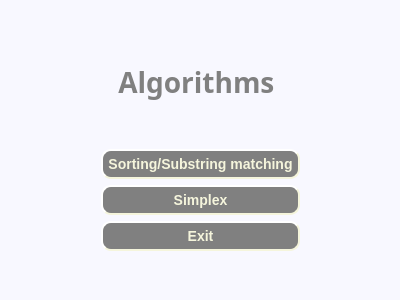
<?xml version="1.0" encoding="UTF-8"?>
<ui version="4.0">
 <class>MainMenu</class>
 <widget class="QDialog" name="MainMenu">
  <property name="geometry">
   <rect>
    <x>0</x>
    <y>0</y>
    <width>400</width>
    <height>300</height>
   </rect>
  </property>
  <property name="windowTitle">
   <string>Dialog</string>
  </property>
  <property name="styleSheet">
   <string notr="true">background-color:#F8F8FF</string>
  </property>
  <layout class="QVBoxLayout" name="verticalLayout">
   <item>
    <widget class="QLabel" name="Header">
     <property name="sizePolicy">
      <sizepolicy hsizetype="Minimum" vsizetype="Minimum">
       <horstretch>0</horstretch>
       <verstretch>0</verstretch>
      </sizepolicy>
     </property>
     <property name="minimumSize">
      <size>
       <width>0</width>
       <height>56</height>
      </size>
     </property>
     <property name="maximumSize">
      <size>
       <width>16777215</width>
       <height>28</height>
      </size>
     </property>
     <property name="font">
      <font>
       <family>Sitka Text</family>
       <pointsize>-1</pointsize>
       <weight>75</weight>
       <italic>false</italic>
       <bold>true</bold>
      </font>
     </property>
     <property name="styleSheet">
      <string notr="true">color: #808080;
    font: bold 28px;
</string>
     </property>
     <property name="text">
      <string>Algorithms </string>
     </property>
     <property name="alignment">
      <set>Qt::AlignHCenter|Qt::AlignTop</set>
     </property>
    </widget>
   </item>
   <item>
    <layout class="QHBoxLayout" name="horizontalLayout">
     <item>
      <spacer name="horizontalSpacer">
       <property name="orientation">
        <enum>Qt::Horizontal</enum>
       </property>
       <property name="sizeHint" stdset="0">
        <size>
         <width>40</width>
         <height>20</height>
        </size>
       </property>
      </spacer>
     </item>
     <item>
      <layout class="QVBoxLayout" name="verticalLayout_2">
       <item>
        <widget class="QPushButton" name="sortingbtn">
         <property name="styleSheet">
          <string notr="true">
background-color: #808080;
color:#F5F5DC;
 border-style: outset;
    border-width: 2px;
    border-radius: 10px;
    font: bold 14px;
padding: 5px</string>
         </property>
         <property name="text">
          <string>Sorting/Substring matching</string>
         </property>
        </widget>
       </item>
       <item>
        <widget class="QPushButton" name="simplexbtn">
         <property name="styleSheet">
          <string notr="true">background-color: #808080;
color:#F5F5DC;
 border-style: outset;
    border-width: 2px;
    border-radius: 10px;
    font: bold 14px;
padding: 5px</string>
         </property>
         <property name="text">
          <string>Simplex</string>
         </property>
        </widget>
       </item>
       <item>
        <widget class="QPushButton" name="exitbtn">
         <property name="styleSheet">
          <string notr="true">background-color: #808080;
color:#F5F5DC;
 border-style: outset;
    border-width: 2px;
    border-radius: 10px;
    font: bold 14px;
padding: 5px</string>
         </property>
         <property name="text">
          <string>Exit</string>
         </property>
        </widget>
       </item>
      </layout>
     </item>
     <item>
      <spacer name="horizontalSpacer_2">
       <property name="orientation">
        <enum>Qt::Horizontal</enum>
       </property>
       <property name="sizeHint" stdset="0">
        <size>
         <width>40</width>
         <height>20</height>
        </size>
       </property>
      </spacer>
     </item>
    </layout>
   </item>
  </layout>
 </widget>
 <resources/>
 <connections/>
</ui>
